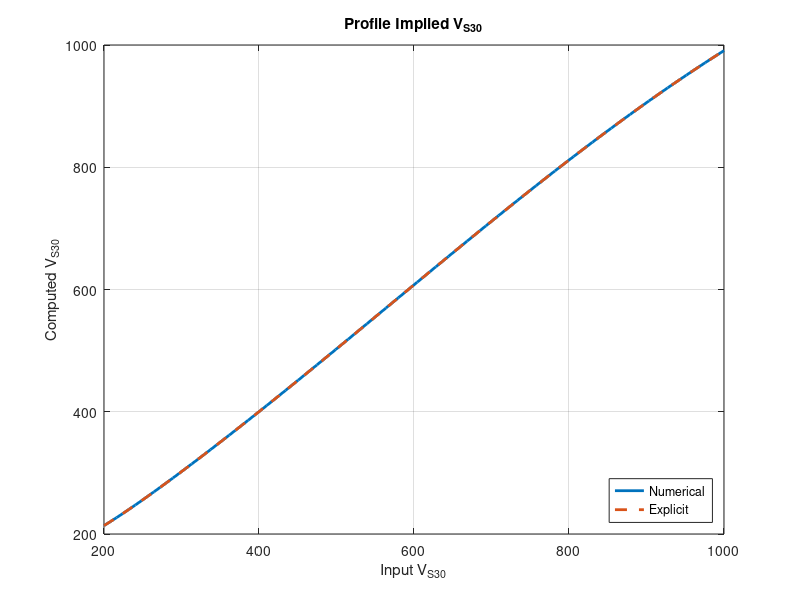

Recreate this plot in MATLAB.
%% Test New Scaling Functional Forms

%% Input
%user functions
sigmoid = @(x) 1./(1+exp(-x));

%vs30 range
vs30_array = linspace(200,1000);

%output directory
dir_out = '../../Data/scaling_functions/';

%% Original Model
% original scaling coefficients
% - - - - - - - - - - - 
z_star = 2.5;
z_1 = 30;

%Vs0 scaling
p1 = -2.1688*10^(-4);
p2 = 0.5182;
p3 = 69.452;
%k scaling
r1 =-59.67;
r2 =-0.2722;
r3 = 11.132;
%n scaling
s1 = 4.110;
s2 =-1.0521*10^(-4);
s3 =-10.827;
s4 =-7.6187*10^(-3);

%%
z_array = linspace(0,30,100000);

vs30_calc = nan(size(vs30_array));
vs30_explicit = nan(size(vs30_array));

for j = 1:length(vs30_array)
    vs30 = vs30_array(j);
    %
    vs0 = p1*vs30.^2 + p2*vs30 + p3;
    k   = exp( r1*vs30.^r2 + r3 );
    n   = s1*exp(s2*vs30) + s3*exp(s4*vs30);

    %compute vel profile
    vs_array = vs0 * (1 + k*max(0,z_array-z_star)).^(1/n);

    %numerically compute vs30
    vs30_calc(j) = 30/sum(diff(z_array)./vs_array(2:end));

    %analytically compute vs30
    a = -1/n;
    vs30_term1 = 30*k*(a+1)*vs0;
    vs30_term2 = k*(a+1)*z_star;
    vs30_term3 = ( 1 + k*(z_1-z_star) ).^(a+1) -1;
    vs30_explicit(j) = vs30_term1 / (vs30_term2 + vs30_term3);
end

%% Ouptut

% comparison figures
% ---   ---   ---   ---
% vs30
% - - - - - - - - - - - 
%first model
fname = 'scaling_vs30';
fig = figure;
plot(vs30_array,  vs30_calc,     '-', 'LineWidth', 2); hold on
plot(vs30_array,  vs30_explicit, '--', 'LineWidth', 2);
grid on
xlabel('Input V_{S30}')
ylabel('Computed V_{S30}')
legend('Numerical','Explicit','location','southeast')
title('Profile Implied V_{S30}')
saveas(fig, [dir_out,fname,'.png'])

